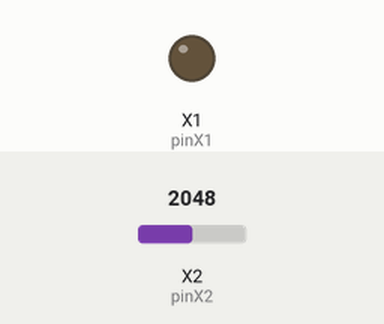
The program below on a simulated pyboard running MicroPython. Shown: output pins drawn as LEDs (lit = HIGH). Inputs (shaded band) come from the test bench; at power-on: X2 (pinX2) = 2048 (analog values on the 0–4095 scale). What the program prints to the serial console is not drawn. At 2.3 s the program stops and its outputs stay as they are.

Above: at 0.1 s.
At 2.1 s:
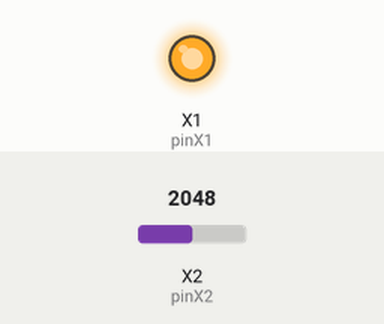
Timing chart, 0 to 3.6 s (numbered marks = the images above):
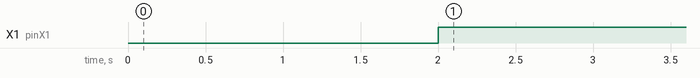

Measured:
- by itself, X1 (pinX1): LOW → HIGH at 2.0 s

The program:

charge_condensateur.py
```python
# Charge d'un condensateur à travers une résistance
# R = 100 k et C = 220 nF

from pyb import Pin, ADC
from time import sleep_ms, ticks_ms, ticks_diff

x = []
y = []
nbPoints = 50               # Nombre de points de mesure

Vcc = 3.276
pinX1 = Pin('X1', Pin.OUT)  # Alimentation du circuit RC
pinX2  = Pin('X2')          # Tension condensateur
adc = ADC(pinX2)            # Activation du CAN


pinX1.low()                 # Décharge du condensateur
sleep_ms(2000)              # Attendre 2 s


start = ticks_ms()          # temps initial
pinX1.high()                # Début de la charge

# Mesures
for i in range(nbPoints):
    x.append(ticks_diff(ticks_ms(), start)) # Temps
    y.append(adc.read()*Vcc/4095)           # tension
    sleep_ms(5)                             # Temporisation

data = x, y
print(data)
```
